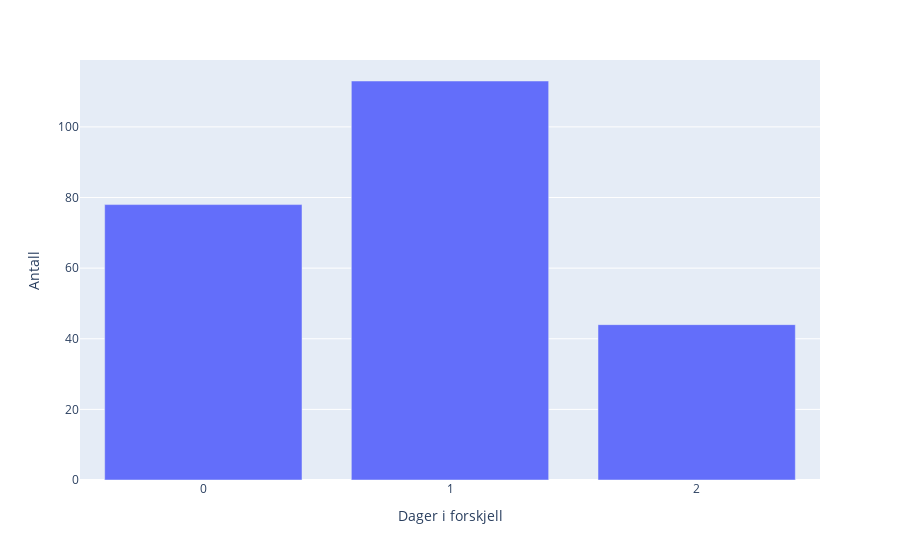

Notebook source saved alongside this figure:
### Markdown cell above
## Hvor mange angrep er det som varer 1 dag, 2 dager og 3 dager

### Code cell
df['Skadedato_fra'] = pd.to_datetime(df['Skadedato_fra']) # må konvertere for å regne ut days diff
df['Skadedato_til'] = pd.to_datetime(df['Skadedato_til'])

diff_days = (df['Skadedato_til'] - df['Skadedato_fra']) / np.timedelta64(1, 'D')

count = Counter(diff_days)
print(count)

d = {'num_days': [], 'occur': []}
for x in count:
    key = x
    value = count[key]
    d['num_days'].append(key)
    d['occur'].append(value)

fig = px.bar(d, x='num_days', y='occur')
fig.update_layout(
    xaxis_title="Dager i forskjell",
    yaxis_title="Antall",
)

fig.update_xaxes(
    dtick=1
)
fig.show()

### Figure 1 — Plotly figure (JSON) as saved in the notebook; plotly's stock layout.template omitted (floating-point values rounded to 4 significant figures)
{"data": [{"alignmentgroup": "True", "hovertemplate": "num_days=%{x}<br>occur=%{y}<extra></extra>", "legendgroup": "", "marker": {"color": "#636efa", "pattern": {"shape": ""}}, "name": "", "offsetgroup": "", "orientation": "v", "showlegend": false, "textposition": "auto", "type": "bar", "x": [0, 2, 1], "xaxis": "x", "y": [78, 44, 113], "yaxis": "y"}], "layout": {"barmode": "relative", "legend": {"tracegroupgap": 0}, "margin": {"t": 60}, "xaxis": {"anchor": "y", "domain": [0, 1], "dtick": 1, "title": {"text": "Dager i forskjell"}}, "yaxis": {"anchor": "x", "domain": [0, 1], "title": {"text": "Antall"}}}}
